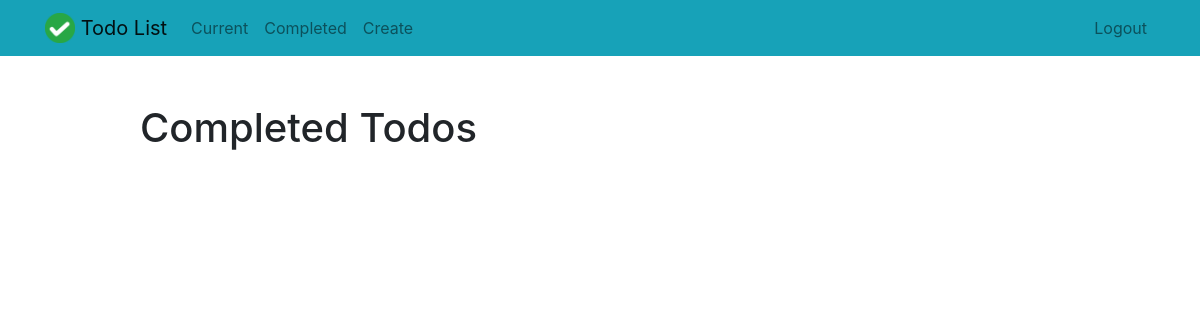
/completed/ (signed in), run on an earlier commit of the app's database.
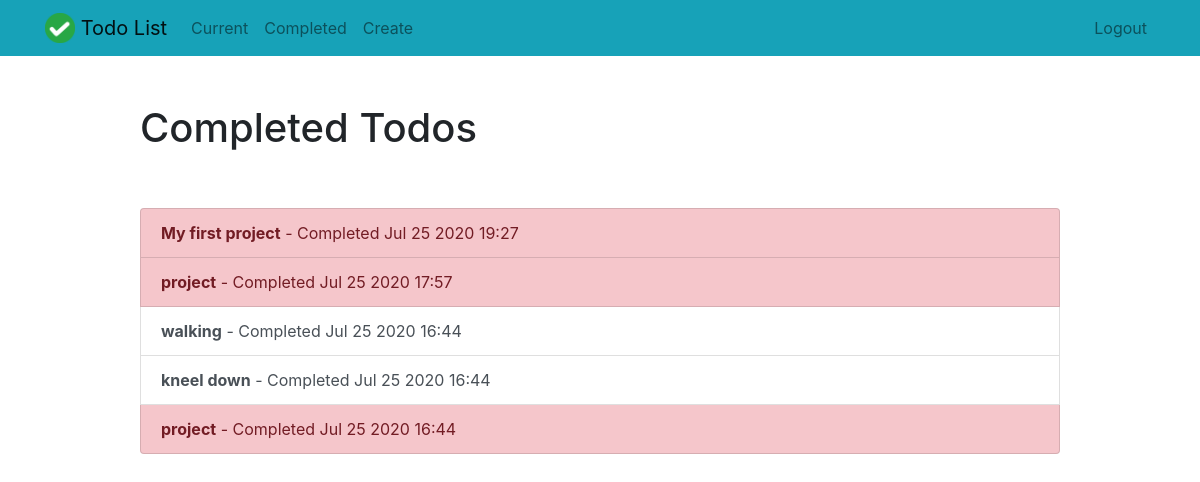
And on a later commit of the database.
### todo/models.py (models this page shows, shortened)
class Todo(models.Model):
	title = models.CharField(max_length=100)
	memo = models.TextField(blank=True)
	created = models.DateTimeField(auto_now_add=True)
	datecompleted = models.DateTimeField(null=True,blank=True)
	important = models.BooleanField(default=False)
	user = models.ForeignKey(User,on_delete=models.CASCADE)

### todo/views.py (the view)
# urls.py: path('completed/', views.completedtodo, name='completedtodo'),
@login_required
def completedtodo(request):
	todos = Todo.objects.filter(user=request.user, datecompleted__isnull=False).order_by('-datecompleted')
	return render(request, 'todo/completedtodo.html', {'todos':todos})

### todo/templates/todo/completedtodo.html
{% extends "todo/base.html" %}
{% block content %}
    <div class="row justify-content-center mt-5">
        <div class="col-md-10">
            <h1>Completed Todos</h1>
        </div>
    </div>
    <div class="row justify-content-center mt-5">
        <div class="col-md-10">
            <div class="list-group">
                {% for todo in todos %}
                    <a href="{% url 'viewtodo' todo.id %}" class="list-group-item list-group-item-action{% if todo.important %} list-group-item-danger{% endif %}"><b>{{ todo.title }}</b> - Completed {{ todo.datecompleted|date:'M j Y H:i' }}</a>
                {% endfor %}
            </div>
        </div>
    </div>
{% endblock %}

### todo/templates/todo/base.html (shortened to what this page needs)
{% load static %}
<!doctype html>
<html lang="en">
<head>
    <link rel="stylesheet" href="https://stackpath.bootstrapcdn.com/bootstrap/4.4.1/css/bootstrap.min.css">
</head>
<body>
<nav class="navbar navbar-expand-md navbar-light bg-info">
<div class="container">
    <a class="navbar-brand" href="{% url 'home' %}">
         <img src="{% static 'todo/logo.png' %}" width="30" height="30" class="d-inline-block align-top">
        <span>Todo List</span>
    </a>
    <div class="collapse navbar-collapse" id="navbarNav">
    {% if user.is_authenticated %}
        <ul class="navbar-nav mr-auto">
                <li class="nav-item {{ current }}">
                    <a class="nav-link" href="{% url 'currenttodos' %}">Current</a>
                </li>
                <li class="nav-item {{ completed }}">
                    <a class="nav-link" href="{% url 'completedtodo' %}">Completed</a>
                </li>
                <li class="nav-item {{ create }}">
                    <a class="nav-link" href="{% url 'createtodo' %}">Create</a>
                </li>
        </ul>
    {% endif %}
    <ul class="navbar-nav ml-auto">
            {% if user.is_authenticated %}
                <li class="nav-item">
                    <a href="#" onclick="$('#signOutBtn').click()" class="nav-link">Logout</a>
                </li>
            {% endif %}
        </ul>
    </div>
</div>
</nav>
<div class="container">
{% block content %}{% endblock %}
</div>
</body>
</html>

What changed in the data, as far as the page shows it:
now on this page (row edited): Todo: title "My first project", datecompleted "Jul 25 2020 19:27"
now on this page (row edited): Todo: title "project", datecompleted "Jul 25 2020 17:57"
added Todo: title "walking", datecompleted "Jul 25 2020 16:44", important False (drawn)
now on this page (row edited): Todo: title "kneel down", datecompleted "Jul 25 2020 16:44", important False (drawn)
now on this page (row edited): Todo: title "project", datecompleted "Jul 25 2020 16:44"
